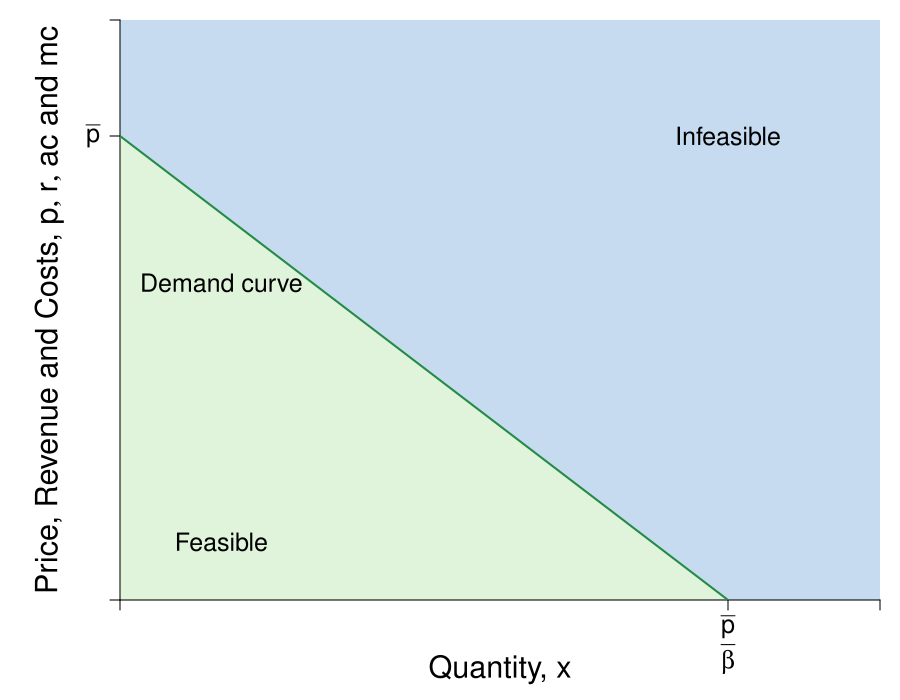

Here is the R script that generated this plot:
#Graph Designer: Simon Halliday + Scott Cohn
#Authors: Bowles and Halliday
#Title: Coordination, Conflict and Competition: A Text in Microeconomics

require(shape)
pdf(file = "firmmarketsupply/isoprofit_monopoly_feasible.pdf", width = 9, height = 7)

#Set parameters for graphics
axislabelsize <- 1.5
labelsize <- 1.2
graphlinewidth <- 2
segmentlinewidth <- 1.5

COL <- c("#7fc97f", "#beaed4", "#fdc086", "#ffff99", "#386cb0", "#f0027f", "#bf5b17", "#666666")
COLA <- c("#e0f3db", "#99d8c9","#66c2a4","#41ae76", "#238b45", "#005824")
COLB <- c("#c6dbef", "#4eb3d3", "#2b8cbe", "#0868ac","#084081")

#Edited the margins to cater for the larger LHS labels
par(mar =  c(5, 5, 1, 1))

AvgRevenue <- function(x, rmax = 12, xmax = 12){
  rmax - (rmax/xmax)*x
}

MRevenue <- function(x, rmax = 12, xmax = 12){
  rmax - 2*(rmax/xmax)*x
}

AvgCost <- function(x, c0 = 2, c1 = 4){
  c0/x + c1
}

# From CORE
IsoProf <- function(x, k = 0, c0 = 2, c1 = 4){
  AvgCost(x) + k/x
}

xlims <- c(0, 15)
ylims <- c(0, 15)

npts <- 501 
x <- seq(xlims[1], xlims[2], length.out = npts)
y <- seq(ylims[1], ylims[2], length.out = npts) 
a <- c(13, 16.75, 19.25)

plot(0, 0, xlim = xlims, ylim = ylims, type = "n",
     xlab = expression(paste("")),
     ylab = expression(paste("")), 
     xaxt = "n", 
     yaxt = "n", 
     cex.lab = axislabelsize, 
     bty = "n",
     xaxs="i", 
     yaxs="i")

# ticksy <- seq(from = ylims[1], to = ylims[2], by = 1)
# ylabels <- seq(from = ylims[1], to = ylims[2], by = 1)
# ticksx <- seq(from = xlims[1], to = xlims[2], by = 1)
# xlabels <- seq(from = xlims[1], to = xlims[2], by = 1)
ticksy <- c(0,  12, ylims[2])
ylabels <- c(NA, expression(paste(bar(p))), NA)
ticksx <- c(0, 12, xlims[2])
xlabels <- c(NA,  expression(paste(frac(bar(p),beta))), NA)

#Draw the polygon for feasible
xpoly1 <- c(0, 0, 12, 0)
ypoly1 <- c(0, 12, 0, 0)
polygon(x = xpoly1, y = ypoly1, col=COLA[1], density=NULL, border = NA)

#Draw the polygon for infeasible
xpoly2 <- c(0, 0, xlims[2], xlims[2], 12, 0)
ypoly2 <- c(12, ylims[2], ylims[2], 0, 0, 12)
polygon(x = xpoly2, y = ypoly2, col=COLB[1], density=NULL, border = NA)


axis(1, at = ticksx, pos = 0, labels = FALSE)
text(x = c(0, 12, xlims[2]), par("usr")[3] - 0.4, labels = xlabels, srt = 0, pos = 1, xpd = TRUE)
axis(2, at = ticksy, pos = 0, labels = ylabels, las = 1)

npts <- 500 
xx1 <- seq(xlims[1], xlims[2], length.out = npts)
xx2 <- seq(xlims[1], xlims[2] - 2, length.out = npts)
xx3 <- seq(2, 6, length.out = npts)

lines(xx1, AvgRevenue(xx1, rmax = 12, xmax = 12), col = COLA[5], lwd = graphlinewidth)
#lines(xx1, MRevenue(xx1, rmax = 12, xmax = 12), col = COLB[4], lwd = graphlinewidth)
#lines(xx2, IsoProf(xx2, k = 14), col = COLA[4], lwd = graphlinewidth)

# Iso Prof --- Too high/too low
#lines(xx2, IsoProf(xx2, k = 8), col = COLA[4], lwd = graphlinewidth)
#lines(xx2, IsoProf(xx2, k = 20), col = COLA[4], lwd = graphlinewidth)

#Label the axes
text(0.5*(xlims[2]), -1.8, expression(paste("Output, ", x)), xpd = TRUE, cex = axislabelsize) 
#mtext(expression(paste("Quantity of output, ", x)), side=1, line = 2.5, cex = axislabelsize)
text(-1.1, 0.5*ylims[2], expression(paste("Price, Revenue and Costs, ", list(p, r, ac), " and ", mc)), xpd = TRUE, cex = axislabelsize, srt = 90) 

#Label curves
# text(xlims[2] - 1, 7, expression(paste(Iso-Profit)), cex = labelsize)
# text(10.5, 3.5, expression(paste(ac(x) == mc(x))), cex = labelsize)
# text(10.5, 2.5, expression(paste(p(x))), cex = labelsize)
# text(5.8, 2.8, expression(paste(mr(x))), cex = labelsize)

# text(xlims[2] - 1, 6, expression(paste(pi[1])), cex = labelsize)
# text(xlims[2] - 1, 5.25, expression(paste(pi[2])), cex = labelsize)
# text(xlims[2] - 1, 4.5, expression(paste(pi[3])), cex = labelsize)

#Draw segments for total costs
# segments(0, AvgRevenue(x = 4), 4, AvgRevenue(x = 4), lty = 2, col = "gray" , lwd = segmentlinewidth)
# segments(4, 0, 4, AvgRevenue(x = 4), lty = 2, col = "gray" , lwd = segmentlinewidth)

#marginal cost
#segments(0, 4, xlims[2], 4, lty = 1, col = COLA[5] , lwd = graphlinewidth)

#Label Points for comparison
# points(4, MRevenue(x = 4), pch = 16, col = "black", cex = 1.5)
# text(3.8, MRevenue(x = 4) - 0.4, expression(i), cex = labelsize)
# 
# 
# points(4, AvgRevenue(x = 4), pch = 16, col = "black", cex = 1.5)
text(2, AvgRevenue(x = 4) + 0.4, expression("Demand Curve"), cex = labelsize)

text(2, 2, expression("Feasible"), cex = labelsize)
text(12, 12, expression("Infeasible"), cex = labelsize)




dev.off()
